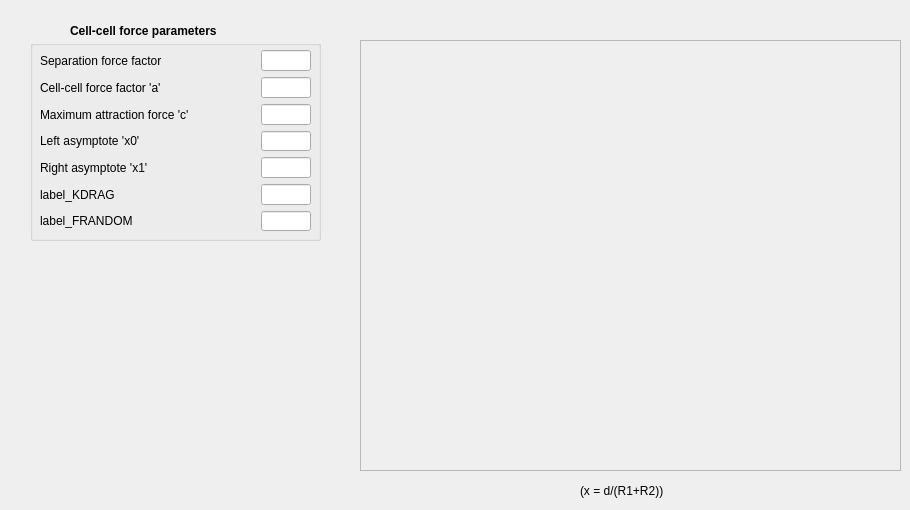
          <widget class="QWidget" name="tab_force">
           <attribute name="title">
            <string>Force</string>
           </attribute>
           <widget class="QLabel" name="alabel_force">
            <property name="geometry">
             <rect>
              <x>70</x>
              <y>20</y>
              <width>161</width>
              <height>21</height>
             </rect>
            </property>
            <property name="font">
             <font>
              <weight>75</weight>
              <bold>true</bold>
             </font>
            </property>
            <property name="text">
             <string>Cell-cell force parameters</string>
            </property>
           </widget>
           <widget class="QGroupBox" name="groupBox_force">
            <property name="geometry">
             <rect>
              <x>30</x>
              <y>40</y>
              <width>291</width>
              <height>201</height>
             </rect>
            </property>
            <property name="title">
             <string/>
            </property>
            <widget class="QWidget" name="gridLayoutWidget_2">
             <property name="geometry">
              <rect>
               <x>10</x>
               <y>10</y>
               <width>271</width>
               <height>181</height>
              </rect>
             </property>
             <layout class="QGridLayout" name="gridLayout_GLGL11">
              <item row="0" column="1">
               <widget class="QLineEdit" name="line_A_SEPARATION">
                <property name="maximumSize">
                 <size>
                  <width>50</width>
                  <height>16777215</height>
                 </size>
                </property>
                <property name="alignment">
                 <set>Qt::AlignRight|Qt::AlignTrailing|Qt::AlignVCenter</set>
                </property>
               </widget>
              </item>
              <item row="0" column="0">
               <widget class="QMyLabel" name="label_A_SEPARATION">
                <property name="text">
                 <string>Separation force factor</string>
                </property>
               </widget>
              </item>
              <item row="1" column="0">
               <widget class="QMyLabel" name="label_A_FORCE">
                <property name="text">
                 <string>Cell-cell force factor 'a'</string>
                </property>
               </widget>
              </item>
              <item row="1" column="1">
               <widget class="QLineEdit" name="line_A_FORCE">
                <property name="maximumSize">
                 <size>
                  <width>50</width>
                  <height>16777215</height>
                 </size>
                </property>
                <property name="alignment">
                 <set>Qt::AlignRight|Qt::AlignTrailing|Qt::AlignVCenter</set>
                </property>
               </widget>
              </item>
              <item row="2" column="0">
               <widget class="QMyLabel" name="label_C_FORCE">
                <property name="text">
                 <string>Maximum attraction force 'c'</string>
                </property>
               </widget>
              </item>
              <item row="2" column="1">
               <widget class="QLineEdit" name="line_C_FORCE">
                <property name="maximumSize">
                 <size>
                  <width>50</width>
                  <height>16777215</height>
                 </size>
                </property>
                <property name="alignment">
                 <set>Qt::AlignRight|Qt::AlignTrailing|Qt::AlignVCenter</set>
                </property>
               </widget>
              </item>
              <item row="3" column="0">
               <widget class="QMyLabel" name="label_X0_FORCE">
                <property name="text">
                 <string>Left asymptote 'x0'</string>
                </property>
               </widget>
              </item>
              <item row="3" column="1">
               <widget class="QLineEdit" name="line_X0_FORCE">
                <property name="maximumSize">
                 <size>
                  <width>50</width>
                  <height>16777215</height>
                 </size>
                </property>
                <property name="alignment">
                 <set>Qt::AlignRight|Qt::AlignTrailing|Qt::AlignVCenter</set>
                </property>
               </widget>
              </item>
              <item row="4" column="0">
               <widget class="QMyLabel" name="label_X1_FORCE">
                <property name="text">
                 <string>Right asymptote 'x1'</string>
                </property>
               </widget>
              </item>
              <item row="4" column="1">
               <widget class="QLineEdit" name="line_X1_FORCE">
                <property name="maximumSize">
                 <size>
                  <width>50</width>
                  <height>16777215</height>
                 </size>
                </property>
                <property name="alignment">
                 <set>Qt::AlignRight|Qt::AlignTrailing|Qt::AlignVCenter</set>
                </property>
               </widget>
              </item>
              <item row="5" column="0">
               <widget class="QMyLabel" name="label_KDRAG">
                <property name="text">
                 <string>label_KDRAG</string>
                </property>
               </widget>
              </item>
              <item row="5" column="1">
               <widget class="QLineEdit" name="line_KDRAG">
                <property name="maximumSize">
                 <size>
                  <width>50</width>
                  <height>16777215</height>
                 </size>
                </property>
                <property name="alignment">
                 <set>Qt::AlignRight|Qt::AlignTrailing|Qt::AlignVCenter</set>
                </property>
               </widget>
              </item>
              <item row="6" column="0">
               <widget class="QMyLabel" name="label_FRANDOM">
                <property name="text">
                 <string>label_FRANDOM</string>
                </property>
               </widget>
              </item>
              <item row="6" column="1">
               <widget class="QLineEdit" name="line_FRANDOM">
                <property name="maximumSize">
                 <size>
                  <width>50</width>
                  <height>16777215</height>
                 </size>
                </property>
                <property name="alignment">
                 <set>Qt::AlignRight|Qt::AlignTrailing|Qt::AlignVCenter</set>
                </property>
               </widget>
              </item>
             </layout>
            </widget>
           </widget>
           <widget class="QwtPlot" name="qwtPlot_FORCE">
            <property name="enabled">
             <bool>true</bool>
            </property>
            <property name="geometry">
             <rect>
              <x>360</x>
              <y>40</y>
              <width>541</width>
              <height>431</height>
             </rect>
            </property>
            <property name="frameShape">
             <enum>QFrame::StyledPanel</enum>
            </property>
            <property name="frameShadow">
             <enum>QFrame::Raised</enum>
            </property>
           </widget>
           <widget class="QLabel" name="alabel_xd">
            <property name="geometry">
             <rect>
              <x>580</x>
              <y>480</y>
              <width>101</width>
              <height>21</height>
             </rect>
            </property>
            <property name="text">
             <string>(x = d/(R1+R2))</string>
            </property>
           </widget>
          </widget>
